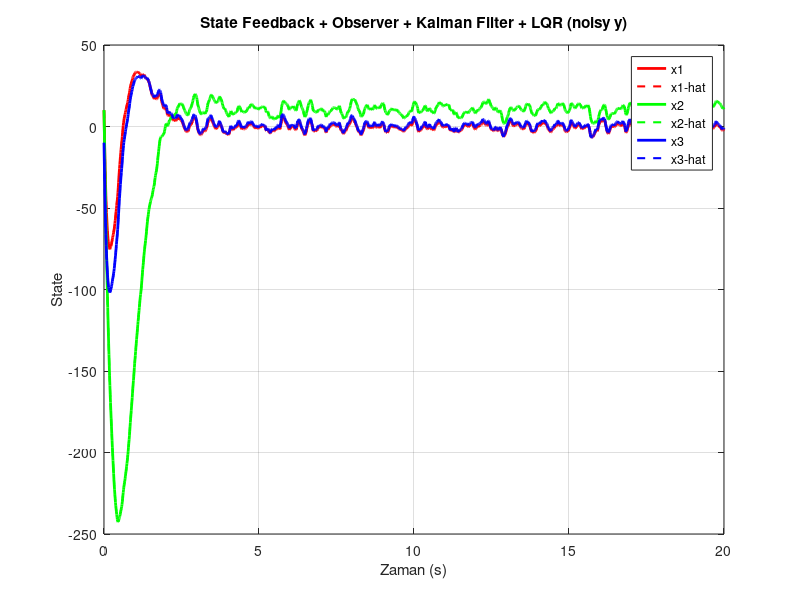

This figure's MATLAB source: (Note: a time limit stopped this script after it produced the figure.)
close all
clear all

%% Sistem Parametreleri
A = [4.9 0.4 -3.1;
     3.9 0   3.9;
     0   0   1.1];      
B = [1; 1; 1];
C = [1 1 0];

A_hat = A;
x0 = [10; 10; -10];                     
xhat0 = [0; 0; 0]; 

L_matrix = [-9 -10 -11];

% LQR Kazanç Matrisini Hesapla
Q = eye(3);  % Durum değişkenleri için ağırlık matrisi
R = 1;       % Kontrol girdisi için ağırlık matrisi
K_lqr = lqr(A, B, Q, R);  % LQR Kazancı

% Observer Kazancı Hesapla
L = place(A', C', L_matrix)';  % Observer gain

N = -inv(C * inv(A - B*K_lqr) * B); 

ref = N*10*ones(3,1);

rank(obsv(A,C))
rank(ctrb(A,B))

%% Kalman Filtresi için Parametreler
Q_kf = 0.01 * eye(3);  % Process noise covariance
R_kf = 0.25 * eye(1);  % Measurement noise covariance
P0 = eye(3);  % Başlangıç kovaryansı

%% Augmented Sistem (gerçek sistem + observer)
A_aug = [A-B*K_lqr        B*K_lqr;
         A-A_hat   (A_hat - L*C)];

B_aug = [B*N zeros(3,1);
         zeros(3,1) -L];

sys_aug = ss(A_aug, B_aug, eye(6), zeros(6,2));

%% Simülasyon Parametreleri
t = 0:0.01:20;

sigma_w = 0.2;                         % process noise
w = sigma_w * randn(size(t));           

sigma_v = 0.5;                           
v = sigma_v * randn(size(t));          % measurement noise

r = 10*ones(size(t)) + w;               % step input + process noise

%% Kalman Filtresi Uygulaması ve Simülasyon
x_hat = zeros(length(t), 3);           % Durum tahmini
P_kalman = P0;                          % Covariance matrix başlangıçta birim

for k = 2:length(t)
    % Time Update
    x_pred = A * x_hat(k-1, :)' + B * r(k-1);   
    P_pred = A * P_kalman * A' + Q_kf;  

    % Kalman Kazancı Hesaplama
    K_kalman = P_pred * C' / (C * P_pred * C' + R_kf);

    % Measurement Update
    y_measured = (C * x_pred) + v(k);  
    x_hat(k, :) = (x_pred + K_kalman * (y_measured - C * x_pred))';  
    P_kalman = (eye(3) - K_kalman * C) * P_pred;
end

%% Simülasyon Sonuçları
y_t = lsim(sys_aug, [r' v'], t, [x0; xhat0]); 
x = y_t(:,1:3);      
error = y_t(:,4:6);      
x_hat = x - error;

% Ölçüm (noiseli)
y_measured = (C * x')' + v;                % y = C*x + noise

%% Grafikler
figure;
plot(t, x(:,1),'r', 'LineWidth', 2); hold on;
plot(t, x_hat(:,1),'r--', 'LineWidth', 1.5);
plot(t, x(:,2),'g', 'LineWidth', 2);
plot(t, x_hat(:,2),'g--', 'LineWidth', 1.5);
plot(t, x(:,3),'b', 'LineWidth', 2);
plot(t, x_hat(:,3),'b--', 'LineWidth', 1.5);
legend('x1','x1-hat','x2','x2-hat','x3','x3-hat');
xlabel('Zaman (s)'); ylabel('State');
title('State Feedback + Observer + Kalman Filter + LQR (noisy y)');
grid on;

figure;
plot(t, y_measured,'k');
xlabel('Zaman (s)');
ylabel('y (noisy ölçüm)');
title('Sensör Ölçümü (noisy)');

%% Steady-state error
r0 = 10;    % step referans
x_ss = -(A - B*K_lqr)^(-1) * B * r0;   % steady-state state
y_ss = C * x_ss;                   % steady-state output
e_ss = r0 - y_ss;                  % steady-state error
disp(['Steady-state error = ', num2str(e_ss)]);
